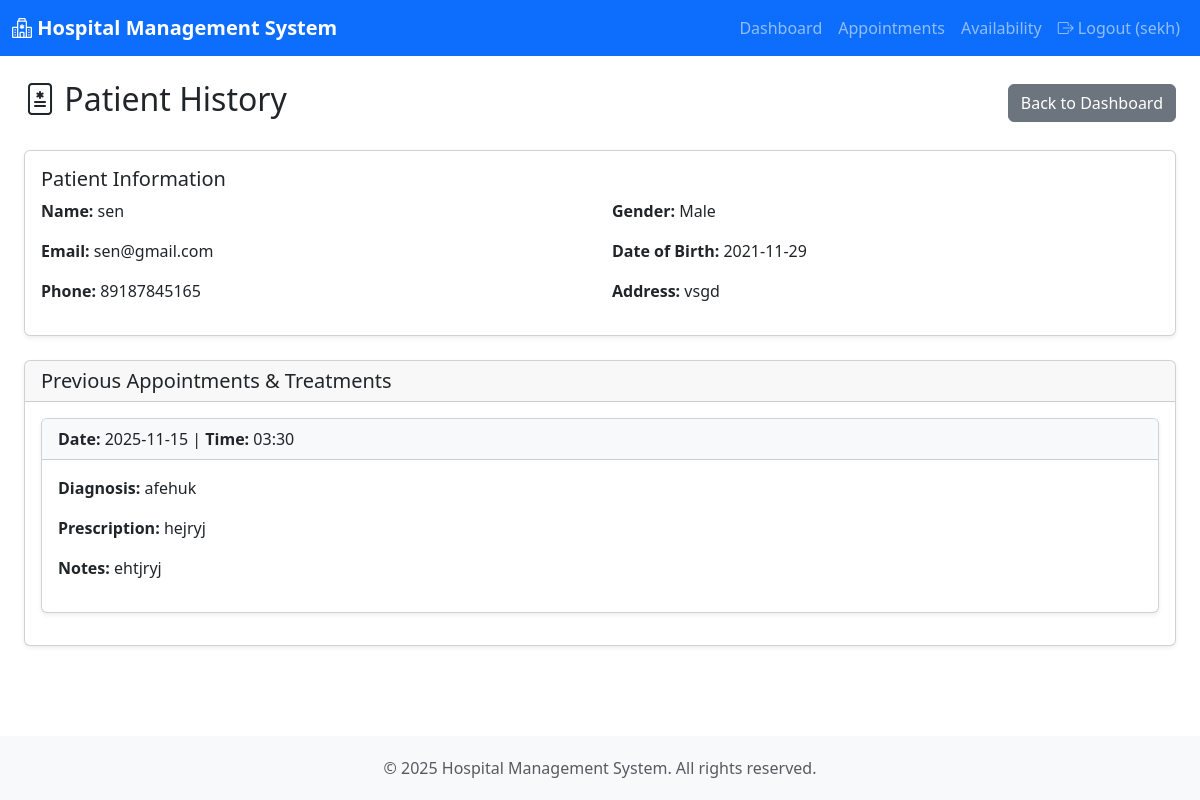
Screenshot of /doctor/patient/3 (signed in) with the database file from the repository.
### models.py (models this page shows, shortened)
class User(db.Model):
    __tablename__ = 'users'
    id = db.Column(db.Integer, primary_key=True)
    name = db.Column(db.String(100), nullable=False)
    email = db.Column(db.String(120), unique=True, nullable=False)
    password_hash = db.Column(db.String(255), nullable=False)
    role = db.Column(db.String(20), nullable=False)
    phone = db.Column(db.String(15))
    address = db.Column(db.Text)
    date_of_birth = db.Column(db.Date)
    gender = db.Column(db.String(10))
    created_at = db.Column(db.DateTime, default=datetime.utcnow)
    is_active = db.Column(db.Boolean, default=True)
    department_id = db.Column(db.Integer, db.ForeignKey('departments.id'))
    department = db.relationship('Department', backref='doctors')

class Appointment(db.Model):
    __tablename__ = 'appointments'
    id = db.Column(db.Integer, primary_key=True)
    patient_id = db.Column(db.Integer, db.ForeignKey('users.id'), nullable=False)
    doctor_id = db.Column(db.Integer, db.ForeignKey('users.id'), nullable=False)
    date = db.Column(db.Date, nullable=False)
    time = db.Column(db.Time, nullable=False)
    status = db.Column(db.String(20), default='Pending')
    reason = db.Column(db.Text)
    created_at = db.Column(db.DateTime, default=datetime.utcnow)
    patient = db.relationship('User', foreign_keys=[patient_id], backref='patient_appointments')
    doctor = db.relationship('User', foreign_keys=[doctor_id], backref='doctor_appointments')
    treatment = db.relationship('Treatment', backref='appointment', uselist=False, cascade='all, delete-orphan')

class Treatment(db.Model):
    __tablename__ = 'treatments'
    id = db.Column(db.Integer, primary_key=True)
    appointment_id = db.Column(db.Integer, db.ForeignKey('appointments.id'), nullable=False, unique=True)
    diagnosis = db.Column(db.Text, nullable=False)
    prescription = db.Column(db.Text)
    notes = db.Column(db.Text)
    created_at = db.Column(db.DateTime, default=datetime.utcnow)

### app.py (the view)
@app.route('/doctor/patient/<int:patient_id>')
@role_required('Doctor')
def doctor_patient_history(patient_id):
    patient = User.query.get_or_404(patient_id)
    appointments = Appointment.query.filter_by(
        patient_id=patient_id,
        doctor_id=session['user_id'],
        status='Completed'
    ).order_by(Appointment.date.desc()).all()
    return render_template('doctor/patient_history.html', patient=patient, appointments=appointments)

### app.py (called while the page is built)
def role_required(role):
    def decorator(f):
        @wraps(f)
        def decorated_function(*args, **kwargs):
            if 'user_id' not in session:
                flash('Please log in to access this page.', 'warning')
                return redirect(url_for('login'))
            user = User.query.get(session['user_id'])
            if not user or user.role != role:
                flash('You do not have permission to access this page.', 'danger')
                return redirect(url_for('index'))
            return f(*args, **kwargs)
        return decorated_function
    return decorator

### templates/doctor/patient_history.html (shortened to what this page needs)
{% extends "base.html" %}
{% block content %}
<div class="container-fluid">
    <div class="d-flex justify-content-between align-items-center mb-4">
        <h2><i class="bi bi-file-medical"></i> Patient History</h2>
        <a href="{{ url_for('doctor_dashboard') }}" class="btn btn-secondary">Back to Dashboard</a>
    </div>
    <div class="card mb-4">
        <div class="card-body">
            <h5>Patient Information</h5>
            <div class="row">
                <div class="col-md-6">
                    <p><strong>Name:</strong> {{ patient.name }}</p>
                    <p><strong>Email:</strong> {{ patient.email }}</p>
                    <p><strong>Phone:</strong> {{ patient.phone or 'N/A' }}</p>
                </div>
                <div class="col-md-6">
                    <p><strong>Gender:</strong> {{ patient.gender or 'N/A' }}</p>
                    <p><strong>Date of Birth:</strong> {{ patient.date_of_birth.strftime('%Y-%m-%d') if patient.date_of_birth else 'N/A' }}</p>
                    <p><strong>Address:</strong> {{ patient.address or 'N/A' }}</p>
                </div>
            </div>
        </div>
    </div>
    <div class="card">
        <div class="card-header">
            <h5 class="mb-0">Previous Appointments & Treatments</h5>
        </div>
        <div class="card-body">
            {% for appointment in appointments %}
            <div class="card mb-3">
                <div class="card-header bg-light">
                    <strong>Date:</strong> {{ appointment.date.strftime('%Y-%m-%d') }} |
                    <strong>Time:</strong> {{ appointment.time.strftime('%H:%M') }}
                </div>
                <div class="card-body">
                    {% if appointment.treatment %}
                        <p><strong>Diagnosis:</strong> {{ appointment.treatment.diagnosis }}</p>
                        <p><strong>Prescription:</strong> {{ appointment.treatment.prescription or 'None' }}</p>
                        <p><strong>Notes:</strong> {{ appointment.treatment.notes or 'None' }}</p>
                    {% else %}
                        <p class="text-muted">No treatment details recorded</p>
                    {% endif %}
                </div>
            </div>
            {% else %}
            <p class="text-center">No previous appointments found</p>
            {% endfor %}
        </div>
    </div>
</div>
{% endblock %}

### templates/base.html (shortened to what this page needs)
<!DOCTYPE html>
<html lang="en">
<head>
    <link href="https://cdn.jsdelivr.net/npm/bootstrap@5.3.0/dist/css/bootstrap.min.css" rel="stylesheet">
    <link rel="stylesheet" href="https://cdn.jsdelivr.net/npm/bootstrap-icons@1.11.0/font/bootstrap-icons.css">
</head>
<body>
    <nav class="navbar navbar-expand-lg navbar-dark bg-primary">
        <div class="container-fluid">
            <a class="navbar-brand" href="{{ url_for('index') }}">
                <i class="bi bi-hospital"></i> Hospital Management System
            </a>
            <div class="collapse navbar-collapse" id="navbarNav">
                <ul class="navbar-nav ms-auto">
                    {% if session.user_id %}
                        {% if session.user_role == 'Admin' %}
                            <li class="nav-item">
                                <a class="nav-link" href="{{ url_for('admin_dashboard') }}">Dashboard</a>
                            </li>
                            <li class="nav-item">
                                <a class="nav-link" href="{{ url_for('admin_doctors') }}">Doctors</a>
                            </li>
                            <li class="nav-item">
                                <a class="nav-link" href="{{ url_for('admin_patients') }}">Patients</a>
                            </li>
                            <li class="nav-item">
                                <a class="nav-link" href="{{ url_for('admin_appointments') }}">Appointments</a>
                            </li>
                        {% elif session.user_role == 'Doctor' %}
                            <li class="nav-item">
                                <a class="nav-link" href="{{ url_for('doctor_dashboard') }}">Dashboard</a>
                            </li>
                            <li class="nav-item">
                                <a class="nav-link" href="{{ url_for('doctor_appointments') }}">Appointments</a>
                            </li>
                            <li class="nav-item">
                                <a class="nav-link" href="{{ url_for('doctor_availability') }}">Availability</a>
                            </li>
                        {% endif %}
                        <li class="nav-item">
                            <a class="nav-link" href="{{ url_for('logout') }}">
                                <i class="bi bi-box-arrow-right"></i> Logout ({{ session.user_name }})
                            </a>
                        </li>
                    {% endif %}
                </ul>
            </div>
        </div>
    </nav>
    <div class="main-content">
        <div class="container-fluid mt-4">
            {% block content %}{% endblock %}
        </div>
    </div>
    <footer class="text-center text-muted">
        <div class="container">
            <p class="mb-0">&copy; 2025 Hospital Management System. All rights reserved.</p>
        </div>
    </footer>
</body>
</html>

### templates/base.html (style rules this page uses)
body { min-height: 100vh; display: flex; flex-direction: column; }
.navbar-brand { font-weight: bold; }
.main-content { flex: 1; }
footer { background-color: #f8f9fa; padding: 20px 0; margin-top: auto; }
.card { box-shadow: 0 0.125rem 0.25rem rgba(0,0,0,0.075); margin-bottom: 1.5rem; }

### rows the page displays
User: user_name "sekh"
User: name "sen", email "sen@gmail.com", phone "89187845165", gender "Male", date_of_birth "2021-11-29", address "vsgd"
Appointment: date "2025-11-15", time "03:30", treatment.diagnosis "afehuk", treatment "hejryj", treatment "ehtjryj"
